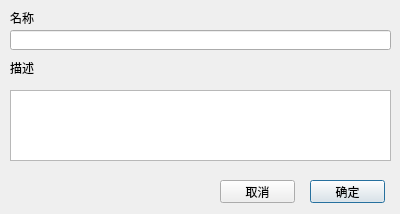
<?xml version="1.0" encoding="UTF-8"?>
<ui version="4.0">
 <class>CAddVarGroupDialog</class>
 <widget class="QDialog" name="CAddVarGroupDialog">
  <property name="geometry">
   <rect>
    <x>0</x>
    <y>0</y>
    <width>400</width>
    <height>214</height>
   </rect>
  </property>
  <property name="windowTitle">
   <string>新建变量组</string>
  </property>
  <widget class="QTextEdit" name="descriptionEdit">
   <property name="geometry">
    <rect>
     <x>10</x>
     <y>90</y>
     <width>381</width>
     <height>71</height>
    </rect>
   </property>
  </widget>
  <widget class="QLineEdit" name="nameEdit">
   <property name="geometry">
    <rect>
     <x>10</x>
     <y>30</y>
     <width>381</width>
     <height>20</height>
    </rect>
   </property>
  </widget>
  <widget class="QLabel" name="label">
   <property name="geometry">
    <rect>
     <x>10</x>
     <y>10</y>
     <width>381</width>
     <height>16</height>
    </rect>
   </property>
   <property name="text">
    <string>名称</string>
   </property>
  </widget>
  <widget class="QLabel" name="label_2">
   <property name="geometry">
    <rect>
     <x>10</x>
     <y>60</y>
     <width>381</width>
     <height>16</height>
    </rect>
   </property>
   <property name="text">
    <string>描述</string>
   </property>
  </widget>
  <widget class="QPushButton" name="okButton">
   <property name="geometry">
    <rect>
     <x>310</x>
     <y>180</y>
     <width>75</width>
     <height>23</height>
    </rect>
   </property>
   <property name="text">
    <string>确定</string>
   </property>
  </widget>
  <widget class="QPushButton" name="cancelButton">
   <property name="geometry">
    <rect>
     <x>220</x>
     <y>180</y>
     <width>75</width>
     <height>23</height>
    </rect>
   </property>
   <property name="text">
    <string>取消</string>
   </property>
  </widget>
 </widget>
 <tabstops>
  <tabstop>nameEdit</tabstop>
  <tabstop>descriptionEdit</tabstop>
  <tabstop>okButton</tabstop>
  <tabstop>cancelButton</tabstop>
 </tabstops>
 <resources/>
 <connections/>
</ui>
